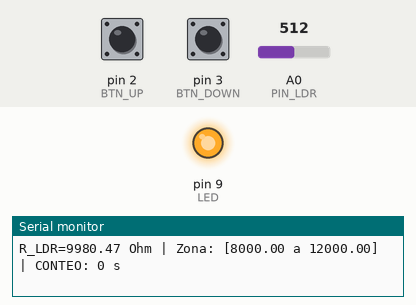
A sketch run on a simulated Arduino Uno, built with avr-gcc and run on an emulated ATmega328P. On the bench: output pins drawn as LEDs (lit = HIGH), the last lines printed to the serial monitor. Dashed ring = blinking. Inputs (shaded band) come from the test bench; at power-on: A0 (PIN_LDR) = 512, pin 3 (BTN_DOWN) HIGH, pin 2 (BTN_UP) HIGH.

Above: at 1.2 s.
1.3 s: A0 (PIN_LDR) set to 558
2.8 s: A0 (PIN_LDR) set to 579
At 2.95 s:
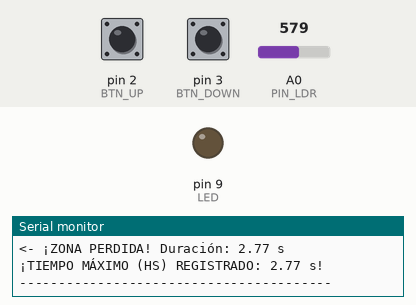
5.8 s: pin 3 (BTN_DOWN) pulled LOW for 1 s
At 6.05 s:
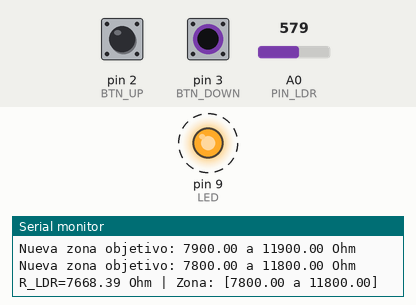
8.8 s: pin 2 (BTN_UP) pulled LOW for 1 s
At 9.1 s:
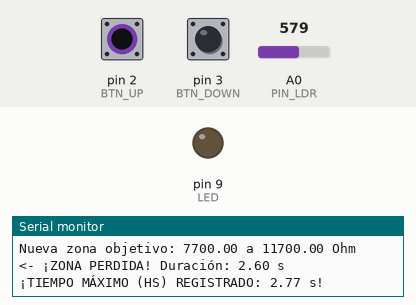
11.8 s: pin 3 (BTN_DOWN) pulled LOW for 3.2 s
At 13.3 s:
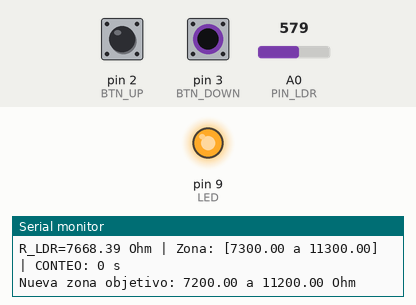
16.5 s: pin 2 (BTN_UP) pulled LOW for 3.2 s
At 19.25 s:
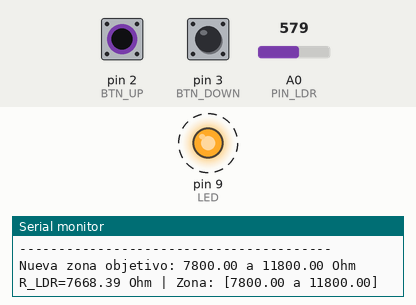
Timing chart, 0 to 22.2 s (numbered marks = the images above; inputs shaded):
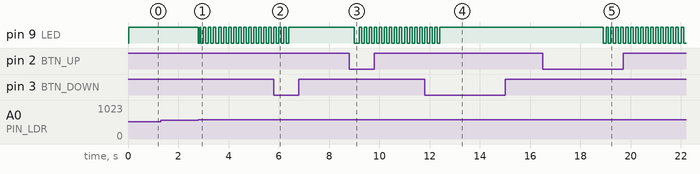

The sketch:

clase_2.ino
```cpp
// -------------------------------------------------------------------
// --- Pines y Constantes de Hardware ---
// -------------------------------------------------------------------
const int PIN_LDR       = A0;    // Nodo del divisor (LDR ↔ R1)
const int LED           = 9;     // LED indicador de estado y zona
const int BTN_UP        = 2;     // Botón para subir la RESISTENCIA objetivo
const int BTN_DOWN      = 3;     // Botón para bajar la RESISTENCIA objetivo

// Constantes eléctricas / ADC
const float VREF        = 5.0;     // Voltaje de referencia del ADC (Arduino UNO típico)
const float R1          = 10000.0; // Resistencia fija del divisor (10k Ohms)

// Zona objetivo (Ajustable con botones, ahora en Ohms)
float center = 10000.0; // Ohms (Centro de la zona de juego) - Ajusta este valor en la práctica
float window = 2000.0;  // ±Ohms (Margen de la zona)

// -------------------------------------------------------------------
// --- Variables del Temporizador y Estado (MÁQUINA DE ESTADOS) ---
// -------------------------------------------------------------------
unsigned long tiempoInicio = 0;
bool jugadorEnZona = false;
unsigned long tiempoMaximo = 0;

// Variables para el timing NO BLOQUEANTE de Log y Botones
unsigned long tLog = 0;
unsigned long tBtn = 0;
const int DEBOUNCE_DELAY = 200;

// Declaración de función auxiliar
void printZona();


void setup() {
  pinMode(LED, OUTPUT);
  pinMode(BTN_UP,   INPUT_PULLUP);
  pinMode(BTN_DOWN, INPUT_PULLUP);
  Serial.begin(9600);
  Serial.println(F("--- JUEGO 'MANTÉN LA ZONA' (LDR) INICIADO ---"));
  printZona();
}

void loop() {
  unsigned long now = millis();

  // 1. LECTURA Y CONVERSIÓN DE RESISTENCIA (LDR)
  int adc = analogRead(PIN_LDR);
  float Vout = (adc / 1023.0) * VREF;
  if (Vout < 0.005) Vout = 0.005;
  float Rldr = R1 * (VREF - Vout) / Vout;
  bool condicionZona = (Rldr >= center - window && Rldr <= center + window);


  // -------------------------------------------------------------------
  // 2. LÓGICA DEL TEMPORIZADOR Y CONTROL DE LED FIJO
  // -------------------------------------------------------------------
  if (condicionZona && !jugadorEnZona) {
    // Entra a la Zona
    jugadorEnZona = true;
    tiempoInicio = now;
    digitalWrite(LED, HIGH); // <-- FORZAMOS EL LED A FIJO (ENCENDIDO)
    Serial.println(F("\n-> ¡JUGADOR EN LA ZONA! Tiempo iniciado."));

  } else if (!condicionZona && jugadorEnZona) {
    // Sale de la Zona
    unsigned long duracion = now - tiempoInicio;
    jugadorEnZona = false;
    digitalWrite(LED, LOW); // <-- FORZAMOS EL LED A APAGADO (ANTES DEL PARPADEO)

    // Actualiza el High Score y reporte
    if (duracion > tiempoMaximo) {
      tiempoMaximo = duracion;
    }
    Serial.print(F("<- ¡ZONA PERDIDA! Duración: "));
    Serial.print(duracion / 1000.0); Serial.println(F(" s"));
    Serial.print(F("¡TIEMPO MÁXIMO (HS) REGISTRADO: "));
    Serial.print(tiempoMaximo / 1000.0); Serial.println(F(" s!"));
    Serial.println(F("----------------------------------------"));
  }


  // -------------------------------------------------------------------
  // 3. LED INDICADOR (Solo maneja el parpadeo si NO está en la zona de juego)
  // -------------------------------------------------------------------
  if (!jugadorEnZona) {
      if (Rldr > center + window) {
        // Resistencia muy ALTA (OSCURO)
        bool blink = ((now / 500) % 2) == 0; // → Oscuro: parpadeo lento
        digitalWrite(LED, blink ? HIGH : LOW);
      } else if (Rldr < center - window) {
        // Resistencia muy BAJA (CLARO)
        bool blink = ((now / 100) % 2) == 0; // → Claro: parpadeo rápido
        digitalWrite(LED, blink ? HIGH : LOW);
      } else {
        // En este punto, no estamos en zona pero estamos cerca de la ventana (apagar para evitar glitch)
        digitalWrite(LED, LOW);
      }
  }


  // 4. SALIDA SERIAL (Log y Conteo en Tiempo Real)
  if (now - tLog > 500) {
    tLog = now;
    Serial.print(F("R_LDR=")); Serial.print(Rldr); Serial.print(F(" Ohm"));
    Serial.print(F(" | Zona: [")); Serial.print(center - window);
    Serial.print(F(" a ")); Serial.print(center + window); Serial.print(F("]"));

    if (jugadorEnZona) {
        unsigned long tiempoActual = (now - tiempoInicio) / 1000;
        Serial.print(F(" | CONTEO: ")); Serial.print(tiempoActual); Serial.print(F(" s"));
    }
    Serial.println();
  }

  // 5. BOTONES (Ajuste de Dificultad)
  if (now - tBtn > DEBOUNCE_DELAY) {
      if (digitalRead(BTN_UP) == LOW) {
          center += 100.0;
          printZona();
          tBtn = now;
      }
      if (digitalRead(BTN_DOWN) == LOW) {
          center -= 100.0;
          printZona();
          tBtn = now;
      }
  }
}

// Función auxiliar
void printZona() {
  Serial.print(F("Nueva zona objetivo: "));
  Serial.print(center - window); Serial.print(F(" a "));
  Serial.print(center + window); Serial.println(F(" Ohm"));
}
```

Measured:
- the behaviour switches between 568 and 569 on A0 (PIN_LDR) (found by bisection; images 0 and 1)
- after the input at 2.8 s, pin 9 (LED): goes LOW 0.06 s, HIGH 0.04 s, 14 × (LOW 0.10 s, HIGH 0.10 s), then LOW, starting at once
- after the input at 5.8 s, pin 9 (LED): goes on until 6.4 s, then stays HIGH
- after the input at 8.8 s, pin 9 (LED): HIGH → LOW after 0.20 s, then repeats every 0.20 s: HIGH 0.10 s, LOW 0.10 s
- after the input at 11.8 s, pin 9 (LED): goes on until 12.4 s, then stays HIGH
- after the input at 16.5 s, pin 9 (LED): alternates HIGH for 0.10 s and LOW for 0.10 s, starting after 2.4 s
